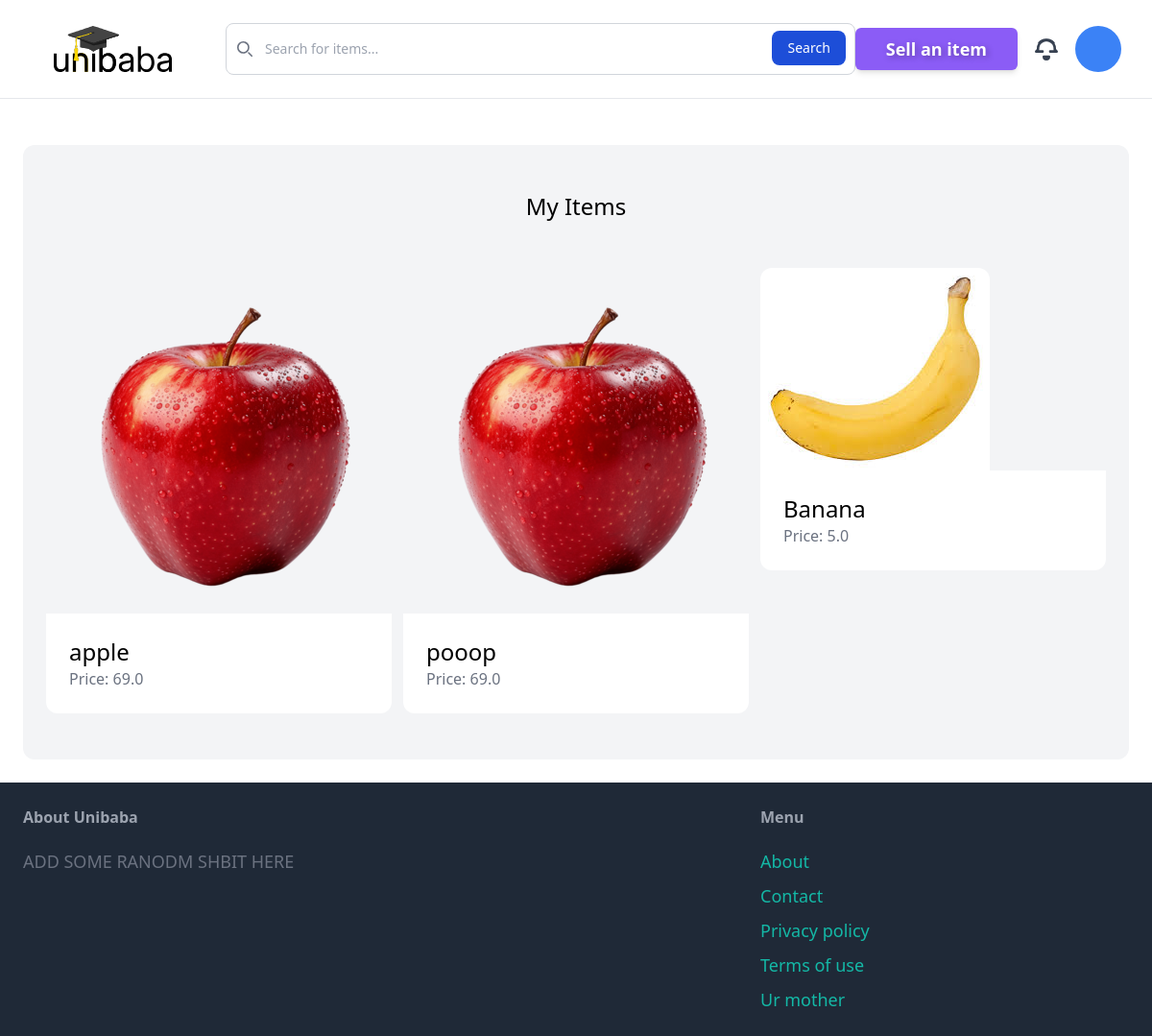
The page /dashboard/ (signed in) on the database its author committed.
### item/models.py (models this page shows, shortened)
class Item(models.Model):
    category=models.ForeignKey(Category, related_name='items', on_delete=models.CASCADE)
    name=models.CharField(max_length=255)
    description=models.TextField(blank=False,null=False)
    price=models.FloatField()
    image=models.ImageField(upload_to='item_images',blank=False,null=False)
    is_sold=models.BooleanField(default=False)
    created_by=models.ForeignKey(User, related_name='items', on_delete=models.CASCADE)
    created_at=models.DateTimeField(auto_now_add=True)

### dashboard/views.py (the view)
# urls.py: path('', views.index, name='index'),
@login_required
def index(request):
    items = Item.objects.filter(created_by=request.user)
    return render(request, 'dashboard/index.html', {
        'items': items,
    })

### dashboard/templates/dashboard/index.html (shortened to what this page needs)
{% extends 'base/templatepage.html' %}
{% block content %}
    <div class="mt-6 px-6 py-12 bg-gray-100 rounded-xl">
        <h2 class="mb-12 text-2xl text-center">My Items</h2>
        <div class="grid grid-cols-3 gap-3">
            {% for item in items %}
                <div>
                    <a href="{% url 'item:detail' item.id %}">
                        <div>
                            <img src="{{ item.image.url }}" class="rounded-t-xl">
                        </div>
                        <div class="p-6 bg-white rounded-b-xl">
                            <h2 class="text-2xl">{{ item.name }}</h2>
                            <p class="text-gray-500">Price: {{ item.price }}</p>
                        </div>
                    </a>
                </div>
            {% endfor %}
        </div>
    </div>
{% endblock %}

### rows shown on the page
Item: image (picture), name "apple", price "69.0"
Item: image (picture), name "pooop", price "69.0"
Item: image (picture), name "Banana", price "5.0"
